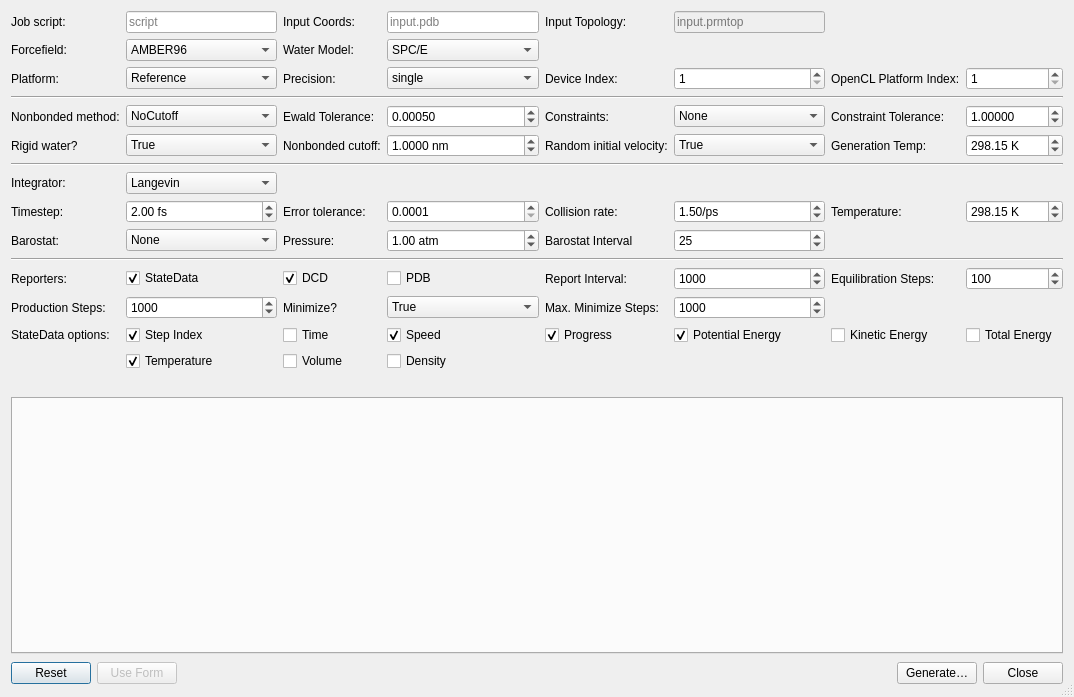
<?xml version="1.0" encoding="UTF-8"?>
<ui version="4.0">
 <class>OpenMMInputDialog</class>
 <widget class="QDialog" name="OpenMMInputDialog">
  <property name="geometry">
   <rect>
    <x>0</x>
    <y>0</y>
    <width>1074</width>
    <height>697</height>
   </rect>
  </property>
  <property name="sizePolicy">
   <sizepolicy hsizetype="Expanding" vsizetype="Expanding">
    <horstretch>0</horstretch>
    <verstretch>0</verstretch>
   </sizepolicy>
  </property>
  <property name="windowTitle">
   <string>OpenMM Script Builder</string>
  </property>
  <property name="sizeGripEnabled">
   <bool>true</bool>
  </property>
  <layout class="QVBoxLayout" name="verticalLayout">
   <property name="sizeConstraint">
    <enum>QLayout::SetNoConstraint</enum>
   </property>
   <item>
    <layout class="QGridLayout" name="gridLayout">
     <property name="sizeConstraint">
      <enum>QLayout::SetDefaultConstraint</enum>
     </property>
     <item row="0" column="0">
      <widget class="QLabel" name="label_jobScript">
       <property name="text">
        <string>Job script:</string>
       </property>
      </widget>
     </item>
     <item row="0" column="1">
      <widget class="QLineEdit" name="jobScriptEdit">
       <property name="text">
        <string/>
       </property>
       <property name="placeholderText">
        <string>script</string>
       </property>
      </widget>
     </item>
     <item row="0" column="2">
      <widget class="QLabel" name="label_1">
       <property name="text">
        <string>Input Coords:</string>
       </property>
      </widget>
     </item>
     <item row="0" column="3">
      <widget class="QLineEdit" name="inputCoordEdit">
       <property name="text">
        <string/>
       </property>
       <property name="placeholderText">
        <string>input.pdb</string>
       </property>
      </widget>
     </item>
     <item row="0" column="4">
      <widget class="QLabel" name="label_2">
       <property name="text">
        <string>Input Topology:</string>
       </property>
      </widget>
     </item>
     <item row="0" column="5">
      <widget class="QLineEdit" name="inputTopEdit">
       <property name="text">
        <string/>
       </property>
       <property name="placeholderText">
        <string>input.prmtop</string>
       </property>
       <property name="enabled">
        <bool>false</bool>
       </property>
      </widget>
     </item>
     <item row="1" column="0">
      <widget class="QLabel" name="label_forceField">
       <property name="text">
        <string>Forcefield:</string>
       </property>
      </widget>
     </item>
     <item row="1" column="1">
      <widget class="QComboBox" name="forceFieldCombo">
       <item>
        <property name="text">
         <string>AMBER96</string>
        </property>
       </item>
       <item>
        <property name="text">
         <string>AMBER99sb</string>
        </property>
       </item>
       <item>
        <property name="text">
         <string>AMBER99sb-ildn</string>
        </property>
       </item>
       <item>
        <property name="text">
         <string>AMBER99sb-nmr</string>
        </property>
       </item>
       <item>
        <property name="text">
         <string>AMBER03</string>
        </property>
       </item>
       <item>
        <property name="text">
         <string>AMBER10</string>
        </property>
       </item>
      </widget>
     </item>
     <item row="1" column="2">
      <widget class="QLabel" name="label_waterModel">
       <property name="text">
        <string>Water Model:</string>
       </property>
      </widget>
     </item>
     <item row="1" column="3">
      <widget class="QComboBox" name="waterModelCombo">
       <item>
        <property name="text">
         <string>SPC/E</string>
        </property>
       </item>
       <item>
        <property name="text">
         <string>TIP3P</string>
        </property>
       </item>
       <item>
        <property name="text">
         <string>TIP4P-Ew</string>
        </property>
       </item>
       <item>
        <property name="text">
         <string>TIP5P</string>
        </property>
       </item>
       <item>
        <property name="text">
         <string>Implicit Solvent (OBC)</string>
        </property>
       </item>
      </widget>
     </item>
     <item row="2" column="0">
      <widget class="QLabel" name="label_platform">
       <property name="text">
        <string>Platform:</string>
       </property>
      </widget>
     </item>
     <item row="2" column="1">
      <widget class="QComboBox" name="platformCombo">
       <item>
        <property name="text">
         <string>Reference</string>
        </property>
       </item>
       <item>
        <property name="text">
         <string>OpenCL</string>
        </property>
       </item>
       <item>
        <property name="text">
         <string>CPU</string>
        </property>
       </item>
       <item>
        <property name="text">
         <string>CUDA</string>
        </property>
       </item>
      </widget>
     </item>
     <item row="2" column="2">
      <widget class="QLabel" name="label_precision">
       <property name="text">
        <string>Precision:</string>
       </property>
      </widget>
     </item>
     <item row="2" column="3">
      <widget class="QComboBox" name="precisionCombo">
       <item>
        <property name="text">
         <!-- precision -->
         <string>single</string>
        </property>
       </item>
       <item>
        <property name="text">
         <!-- precision -->
         <string>mixed</string>
        </property>
       </item>
       <item>
        <property name="text">
         <!-- precision -->
         <string>double</string>
        </property>
       </item>
      </widget>
     </item>
     <item row="2" column="4">
      <widget class="QLabel" name="label_deviceIndex">
       <property name="text">
        <string>Device Index:</string>
       </property>
      </widget>
     </item>
     <item row="2" column="5">
      <widget class="QSpinBox" name="deviceIndexSpin">
       <property name="maximum">
        <number>10000</number>
       </property>
       <property name="minimum">
        <number>1</number>
       </property>
       <property name="value">
        <number>1</number>
       </property>
      </widget>
     </item>
     <item row="2" column="6">
      <widget class="QLabel" name="label_openCLIndex">
       <property name="text">
        <string>OpenCL Platform Index:</string>
       </property>
      </widget>
     </item>
     <item row="2" column="7">
      <widget class="QSpinBox" name="openCLIndexSpin">
       <property name="maximum">
        <number>10000</number>
       </property>
       <property name="minimum">
        <number>1</number>
       </property>
       <property name="value">
        <number>1</number>
       </property>
      </widget>
     </item>
     <item row="3" column="0" colspan="8">
      <widget class="Line" name="line_2">
       <property name="lineWidth">
        <number>1</number>
       </property>
       <property name="orientation">
        <enum>Qt::Horizontal</enum>
       </property>
      </widget>
     </item>
     <item row="4" column="0">
      <widget class="QLabel" name="label_nonbondedMethod">
       <property name="text">
        <string>Nonbonded method:</string>
       </property>
      </widget>
     </item>
     <item row="4" column="1">
      <widget class="QComboBox" name="nonBondedMethodCombo">
       <item>
        <property name="text">
         <string>NoCutoff</string>
        </property>
       </item>
       <item>
        <property name="text">
         <string>CutoffNonPeriodic</string>
        </property>
       </item>
       <item>
        <property name="text">
         <string>CutoffPeriodic</string>
        </property>
       </item>
       <item>
        <property name="text">
         <string>Ewald</string>
        </property>
       </item>
       <item>
        <property name="text">
         <string>PME</string>
        </property>
       </item>
      </widget>
     </item>
     <item row="4" column="2">
      <widget class="QLabel" name="label_ewaldTolerance">
       <property name="text">
        <string>Ewald Tolerance:</string>
       </property>
      </widget>
     </item>
     <item row="4" column="3">
      <widget class="QDoubleSpinBox" name="ewaldToleranceSpin">
        <property name="decimals">
         <number>5</number>
        </property>
       <property name="singleStep">
        <double>0.000010000000000</double>
       </property>
       <property name="value">
        <double>0.000500000000000</double>
       </property>
       <property name="minimum">
        <double>0.000010000000000</double>
       </property>
       <property name="maximum">
        <double>10000.000000000000000</double>
       </property>
      </widget>
     </item>
     <item row="4" column="4">
      <widget class="QLabel" name="label_constraints">
       <property name="text">
        <string>Constraints:</string>
       </property>
      </widget>
     </item>
     <item row="4" column="5">
      <widget class="QComboBox" name="constraintsCombo">
       <item>
        <property name="text">
         <string>None</string>
        </property>
       </item>
       <item>
        <property name="text">
         <string>HBonds</string>
        </property>
       </item>
       <item>
        <property name="text">
         <string>AllBonds</string>
        </property>
       </item>
       <item>
        <property name="text">
         <string>HAngles</string>
        </property>
       </item>
      </widget>
     </item>
     <item row="4" column="6">
      <widget class="QLabel" name="label_constraintTolerance">
       <property name="text">
        <string>Constraint Tolerance:</string>
       </property>
      </widget>
     </item>
     <item row="4" column="7">
      <widget class="QDoubleSpinBox" name="constraintToleranceSpin">
        <property name="decimals">
         <number>5</number>
        </property>
       <property name="singleStep">
        <double>0.000010000000000</double>
       </property>
       <property name="value">
        <double>1.000000000000000</double>
       </property>
       <property name="minimum">
        <double>0.000010000000000</double>
       </property>
       <property name="maximum">
        <double>10000.000000000000000</double>
       </property>
      </widget>
     </item>
     <item row="5" column="0">
      <widget class="QLabel" name="label_rigidWater">
       <property name="text">
        <string>Rigid water?</string>
       </property>
      </widget>
     </item>
     <item row="5" column="1">
      <widget class="QComboBox" name="rigidWaterCombo">
       <item>
        <property name="text">
         <string>True</string>
        </property>
       </item>
       <item>
        <property name="text">
         <string>False</string>
        </property>
       </item>
      </widget>
     </item>
     <item row="5" column="2">
      <widget class="QLabel" name="label_nonBondedCutoff">
       <property name="text">
        <string>Nonbonded cutoff:</string>
       </property>
      </widget>
     </item>
     <item row="5" column="3">
      <widget class="QDoubleSpinBox" name="nonBondedCutoffSpin">
        <property name="decimals">
         <number>4</number>
        </property>
       <property name="singleStep">
        <double>0.000100000000000</double>
       </property>
       <property name="value">
        <double>1.000000000000000</double>
       </property>
       <property name="minimum">
        <double>0.000100000000000</double>
       </property>
       <property name="maximum">
        <double>10000.000000000000000</double>
       </property>
       <property name="suffix">
        <string> nm</string>
       </property>
      </widget>
     </item>
     <item row="5" column="4">
      <widget class="QLabel" name="label_randomInitVel">
       <property name="text">
        <string>Random initial velocity:</string>
       </property>
      </widget>
     </item>
     <item row="5" column="5">
      <widget class="QComboBox" name="initVelCombo">
       <item>
        <property name="text">
         <string>True</string>
        </property>
       </item>
       <item>
        <property name="text">
         <string>False</string>
        </property>
       </item>
      </widget>
     </item>
     <item row="5" column="6">
      <widget class="QLabel" name="label_generationTemp">
       <property name="text">
        <string>Generation Temp:</string>
       </property>
      </widget>
     </item>
     <item row="5" column="7">
      <widget class="QDoubleSpinBox" name="generationTemperatureSpin">
       <property name="decimals">
        <number>2</number>
       </property>
       <property name="maximum">
        <double>20000.000000000000000</double>
       </property>
       <property name="value">
        <double>298.149999999999977</double>
       </property>
       <property name="suffix">
        <string> K</string>
       </property>
      </widget>
     </item>
     <item row="6" column="0" colspan="8">
      <widget class="Line" name="line_3">
       <property name="lineWidth">
        <number>1</number>
       </property>
       <property name="orientation">
        <enum>Qt::Horizontal</enum>
       </property>
      </widget>
     </item>
     <item row="7" column="0">
      <widget class="QLabel" name="label_integrator">
       <property name="text">
        <string>Integrator:</string>
       </property>
      </widget>
     </item>
     <item row="7" column="1">
      <widget class="QComboBox" name="integratorCombo">
       <item>
        <property name="text">
         <string>Langevin</string>
        </property>
       </item>
       <item>
        <property name="text">
         <string>Verlet</string>
        </property>
       </item>
       <item>
        <property name="text">
         <string>Brownian</string>
        </property>
       </item>
       <item>
        <property name="text">
         <string>VariableLangevin</string>
        </property>
       </item>
       <item>
        <property name="text">
         <string>VariableVerlet</string>
        </property>
       </item>
      </widget>
     </item>
     <item row="8" column="0">
      <widget class="QLabel" name="label_timestep">
       <property name="toolTip">
        <string>Time step for the simulation in units according to &quot;Units&quot; specification.</string>
       </property>
       <property name="text">
        <string>Timestep:</string>
       </property>
      </widget>
     </item>
     <item row="8" column="1">
      <widget class="QDoubleSpinBox" name="stepSpin">
       <property name="toolTip">
        <string>Time step for the simulation in units according to &quot;Units&quot; specification.</string>
       </property>
       <property name="singleStep">
        <double>0.500000000000000</double>
       </property>
       <property name="value">
        <double>2.000000000000000</double>
       </property>
       <property name="suffix">
        <string> fs</string>
       </property>
      </widget>
     </item>
     <item row="8" column="2">
      <widget class="QLabel" name="label_errorTol">
       <property name="text">
        <string>Error tolerance:</string>
       </property>
      </widget>
     </item>
     <item row="8" column="3">
      <widget class="QDoubleSpinBox" name="errorTolSpin">
        <property name="decimals">
         <number>4</number>
        </property>
       <property name="singleStep">
        <double>0.000100000000000</double>
       </property>
       <property name="value">
        <double>0.000100000000000</double>
       </property>
       <property name="minimum">
        <double>0.000100000000000</double>
       </property>
       <property name="maximum">
        <double>10000.000000000000000</double>
       </property>
      </widget>
     </item>
     <item row="8" column="4">
      <widget class="QLabel" name="label_collisionRate">
       <property name="text">
        <string>Collision rate:</string>
       </property>
      </widget>
     </item>
     <item row="8" column="5">
      <widget class="QDoubleSpinBox" name="collisionRateSpin">
       <property name="decimals">
        <number>2</number>
       </property>
       <property name="maximum">
        <double>20000.000000000000000</double>
       </property>
       <property name="value">
        <double>1.50000000000</double>
       </property>
       <property name="suffix">
        <string>/ps</string>
       </property>
      </widget>
     </item>
     <item row="8" column="6">
      <widget class="QLabel" name="label_temperature">
       <property name="text">
        <string>Temperature:</string>
       </property>
      </widget>
     </item>
     <item row="8" column="7">
      <widget class="QDoubleSpinBox" name="temperatureSpin">
       <property name="decimals">
        <number>2</number>
       </property>
       <property name="maximum">
        <double>20000.000000000000000</double>
       </property>
       <property name="value">
        <double>298.149999999999977</double>
       </property>
       <property name="suffix">
        <string> K</string>
       </property>
      </widget>
     </item>
     <item row="9" column="0">
      <widget class="QLabel" name="label_barostat">
       <property name="text">
        <string>Barostat:</string>
       </property>
      </widget>
     </item>
     <item row="9" column="1">
      <widget class="QComboBox" name="barostatCombo">
       <item>
        <property name="text">
         <string>None</string>
        </property>
       </item>
       <item>
        <property name="text">
         <string>Monte Carlo</string>
        </property>
       </item>
      </widget>
     </item>
     <item row="9" column="2">
      <widget class="QLabel" name="label_pressure">
       <property name="text">
        <string>Pressure:</string>
       </property>
      </widget>
     </item>
     <item row="9" column="3">
      <widget class="QDoubleSpinBox" name="pressureSpin">
       <property name="decimals">
        <number>2</number>
       </property>
       <property name="maximum">
        <double>20000.000000000000000</double>
       </property>
       <property name="value">
        <double>1.0000000</double>
       </property>
       <property name="suffix">
        <string> atm</string>
       </property>
      </widget>
     </item>
     <item row="9" column="4">
      <widget class="QLabel" name="label_barostatInterval">
       <property name="text">
        <string>Barostat Interval</string>
       </property>
      </widget>
     </item>
     <item row="9" column="5">
      <widget class="QSpinBox" name="barostatIntervalSpin">
       <property name="maximum">
        <number>10000</number>
       </property>
       <property name="minimum">
        <number>1</number>
       </property>
       <property name="value">
        <number>25</number>
       </property>
      </widget>
     </item>
     <item row="10" column="0" colspan="8">
      <widget class="Line" name="line_4">
       <property name="orientation">
        <enum>Qt::Horizontal</enum>
       </property>
      </widget>
     </item>
     <item row="11" column="0">
      <widget class="QLabel" name="label_reporters">
       <property name="text">
        <string>Reporters:</string>
       </property>
      </widget>
     </item>
     <item row="11" column="1">
      <widget class="QCheckBox" name="stateDataCheck">
       <property name="text">
        <string>StateData</string>
       </property>
       <property name="checked">
        <bool>true</bool>
       </property>
      </widget>
     </item>
     <item row="11" column="2">
      <widget class="QCheckBox" name="dcdCheck">
       <property name="text">
        <string>DCD</string>
       </property>
       <property name="checked">
        <bool>true</bool>
       </property>
      </widget>
     </item>
     <item row="11" column="3">
      <widget class="QCheckBox" name="pdbCheck">
       <property name="text">
        <string>PDB</string>
       </property>
       <property name="checked">
        <bool>false</bool>
       </property>
      </widget>
     </item>
     <item row="11" column="4">
      <widget class="QLabel" name="label_reportInterval">
       <property name="text">
        <string>Report Interval:</string>
       </property>
      </widget>
     </item>
     <item row="11" column="5">
      <widget class="QSpinBox" name="reportIntervalSpin">
       <property name="minimum">
        <number>1</number>
       </property>
       <property name="maximum">
        <number>9999999</number>
       </property>
       <property name="value">
        <number>1000</number>
       </property>
      </widget>
     </item>
     <item row="11" column="6">
      <widget class="QLabel" name="label_equilibriationSteps">
       <property name="text">
        <string>Equilibration Steps:</string>
       </property>
      </widget>
     </item>
     <item row="11" column="7">
      <widget class="QSpinBox" name="equilibriationStepsSpin">
       <property name="minimum">
        <number>1</number>
       </property>
       <property name="maximum">
        <number>9999999</number>
       </property>
       <property name="value">
        <number>100</number>
       </property>
      </widget>
     </item>
     <item row="12" column="0">
      <widget class="QLabel" name="label_productionSteps">
       <property name="text">
        <string>Production Steps:</string>
       </property>
      </widget>
     </item>
     <item row="12" column="1">
      <widget class="QSpinBox" name="productionStepsSpin">
       <property name="minimum">
        <number>1</number>
       </property>
       <property name="maximum">
        <number>9999999</number>
       </property>
       <property name="value">
        <number>1000</number>
       </property>
      </widget>
     </item>
     <item row="12" column="2">
      <widget class="QLabel" name="label_minimize">
       <property name="text">
        <string>Minimize?</string>
       </property>
      </widget>
     </item>
     <item row="12" column="3">
      <widget class="QComboBox" name="minimizeCombo">
       <item>
        <property name="text">
         <string>True</string>
        </property>
       </item>
       <item>
        <property name="text">
         <string>False</string>
        </property>
       </item>
      </widget>
     </item>
     <item row="12" column="4">
      <widget class="QLabel" name="label_minimizeSteps">
       <property name="text">
        <string>Max. Minimize Steps:</string>
       </property>
      </widget>
     </item>
     <item row="12" column="5">
      <widget class="QSpinBox" name="minimizeStepsSpin">
       <property name="minimum">
        <number>1</number>
       </property>
       <property name="maximum">
        <number>9999999</number>
       </property>
       <property name="value">
        <number>1000</number>
       </property>
      </widget>
     </item>
     <item row="13" column="0">
      <widget class="QLabel" name="label_stateDataOptions">
       <property name="text">
        <string>StateData options:</string>
       </property>
      </widget>
     </item>
     <item row="13" column="1">
      <widget class="QCheckBox" name="stepIndexCheck">
       <property name="text">
        <string>Step Index</string>
       </property>
       <property name="checked">
        <bool>true</bool>
       </property>
      </widget>
     </item>
     <item row="13" column="2">
      <widget class="QCheckBox" name="timeCheck">
       <property name="text">
        <string>Time</string>
       </property>
       <property name="checked">
        <bool>false</bool>
       </property>
      </widget>
     </item>
     <item row="13" column="3">
      <widget class="QCheckBox" name="speedCheck">
       <property name="text">
        <string>Speed</string>
       </property>
       <property name="checked">
        <bool>true</bool>
       </property>
      </widget>
     </item>
     <item row="13" column="4">
      <widget class="QCheckBox" name="progressCheck">
       <property name="text">
        <string>Progress</string>
       </property>
       <property name="checked">
        <bool>true</bool>
       </property>
      </widget>
     </item>
     <item row="13" column="5">
      <widget class="QCheckBox" name="potentialEnergyCheck">
       <property name="text">
        <string>Potential Energy</string>
       </property>
       <property name="checked">
        <bool>true</bool>
       </property>
      </widget>
     </item>
     <item row="13" column="6">
      <widget class="QCheckBox" name="kineticEnergyCheck">
       <property name="text">
        <string>Kinetic Energy</string>
       </property>
       <property name="checked">
        <bool>false</bool>
       </property>
      </widget>
     </item>
     <item row="13" column="7">
      <widget class="QCheckBox" name="totalEnergyCheck">
       <property name="text">
        <string>Total Energy</string>
       </property>
       <property name="checked">
        <bool>false</bool>
       </property>
      </widget>
     </item>
     <item row="14" column="1">
      <widget class="QCheckBox" name="temperatureCheck">
       <property name="text">
        <string>Temperature</string>
       </property>
       <property name="checked">
        <bool>true</bool>
       </property>
      </widget>
     </item>
     <item row="14" column="2">
      <widget class="QCheckBox" name="volumeCheck">
       <property name="text">
        <string>Volume</string>
       </property>
       <property name="checked">
        <bool>false</bool>
       </property>
      </widget>
     </item>
     <item row="14" column="3">
      <widget class="QCheckBox" name="densityCheck">
       <property name="text">
        <string>Density</string>
       </property>
       <property name="checked">
        <bool>false</bool>
       </property>
      </widget>
     </item>
    </layout>
   </item>
   <item>
    <layout class="QHBoxLayout" name="horizontalLayout_10">
     <item>
      <spacer name="horizontalSpacer_2">
       <property name="orientation">
        <enum>Qt::Horizontal</enum>
       </property>
       <property name="sizeHint" stdset="0">
        <size>
         <width>40</width>
         <height>20</height>
        </size>
       </property>
      </spacer>
     </item>
    </layout>
   </item>
   <item>
    <widget class="QTabWidget" name="tabWidget">
     <property name="sizePolicy">
      <sizepolicy hsizetype="Expanding" vsizetype="Expanding">
       <horstretch>0</horstretch>
       <verstretch>0</verstretch>
      </sizepolicy>
     </property>
    </widget>
   </item>
   <item>
    <layout class="QHBoxLayout" name="horizontalLayout_3">
     <property name="sizeConstraint">
      <enum>QLayout::SetFixedSize</enum>
     </property>
     <item>
      <widget class="QPushButton" name="resetButton">
       <property name="text">
        <string>Reset</string>
       </property>
      </widget>
     </item>
     <item>
      <widget class="QPushButton" name="enableFormButton">
       <property name="enabled">
        <bool>false</bool>
       </property>
       <property name="text">
        <string>Use Form</string>
       </property>
      </widget>
     </item>
     <item>
      <spacer name="horizontalSpacer">
       <property name="orientation">
        <enum>Qt::Horizontal</enum>
       </property>
       <property name="sizeHint" stdset="0">
        <size>
         <width>48</width>
         <height>26</height>
        </size>
       </property>
      </spacer>
     </item>
     <item>
      <widget class="QPushButton" name="generateButton">
       <property name="text">
        <string>Generate…</string>
       </property>
      </widget>
     </item>
     <item>
      <widget class="QPushButton" name="closeButton">
       <property name="text">
        <string>Close</string>
       </property>
      </widget>
     </item>
    </layout>
   </item>
  </layout>
 </widget>
 <tabstops>
  <tabstop>generateButton</tabstop>
  <tabstop>closeButton</tabstop>
  <tabstop>resetButton</tabstop>
  <tabstop>enableFormButton</tabstop>
 </tabstops>
 <resources/>
 <connections>
  <connection>
   <sender>closeButton</sender>
   <signal>clicked()</signal>
   <receiver>OpenMMInputDialog</receiver>
   <slot>close()</slot>
   <hints>
    <hint type="sourcelabel">
     <x>451</x>
     <y>411</y>
    </hint>
    <hint type="destinationlabel">
     <x>258</x>
     <y>243</y>
    </hint>
   </hints>
  </connection>
 </connections>
</ui>
